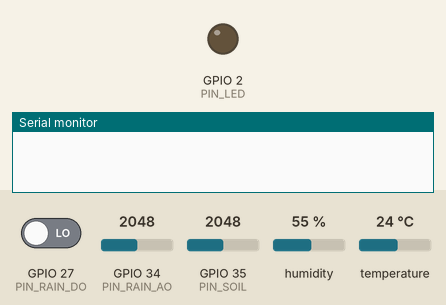
Simulated run of this sketch. Board: ESP32. On the bench: output pins drawn as LEDs (lit = HIGH), the last lines printed to the serial monitor. The test bench sets the inputs (shaded band); at power-on: GPIO 27 (PIN_RAIN_DO) LOW, GPIO 34 (PIN_RAIN_AO) = 2048, GPIO 35 (PIN_SOIL) = 2048, humidity 55 %, temperature 24 °C (analog values on the 0–4095 scale).

Above: at 0.1 s.
At 1.1 s:
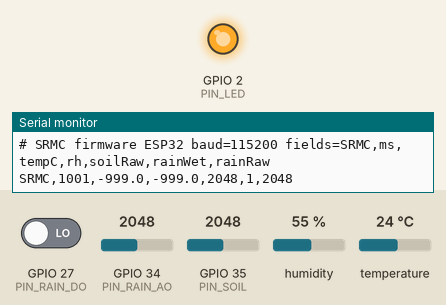
Timing chart, 0 to 2.6 s (numbered marks = the images above):
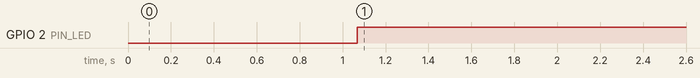

The sketch:

SRMC_ESP32_original_pins.ino
```cpp
/*
  SRMC Review-0 Firmware -- ESP32 DevKit / WROOM-32

  Serial format (115200 baud):
  SRMC,millis,tempC,rh,soilRaw,rainWet,rainRaw

  soilRaw : Soil moisture ADC (0-4095)
  rainWet : 1 = wet, 0 = dry
  rainRaw : Rain sensor AO ADC (0-4095)
*/

#include <Arduino.h>
#include <DHT.h>

// ---------------- PIN CONFIGURATION ----------------
#define PIN_DHT       32
#define PIN_SOIL      35
#define PIN_RAIN_AO   34
#define PIN_RAIN_DO   27
#define PIN_SOIL_DO   26
#define PIN_LED        2

#define DHT_TYPE DHT11

// Most rain modules output LOW when wet.
// Change to false if your module outputs HIGH when wet.
#define RAIN_ACTIVE_LOW true

#define SAMPLE_MS     1000
#define DHT_PERIOD_MS 2000

DHT dht(PIN_DHT, DHT_TYPE);

float lastT = -999.0;
float lastH = -999.0;

unsigned long lastDHT = 0;
unsigned long lastPrint = 0;

// Average ADC readings to reduce noise.
int readAverage(int pin) {
  long total = 0;

  for (int i = 0; i < 16; i++) {
    total += analogRead(pin);
    delay(2);
  }

  return total / 16;
}

void setup() {
  Serial.begin(115200);

  analogReadResolution(12);
  analogSetAttenuation(ADC_11db);

  pinMode(PIN_RAIN_DO, INPUT);
  pinMode(PIN_SOIL_DO, INPUT);
  pinMode(PIN_LED, OUTPUT);

  digitalWrite(PIN_LED, LOW);

  dht.begin();

  delay(1000);

  Serial.println(
    "# SRMC firmware ESP32 baud=115200 "
    "fields=SRMC,ms,tempC,rh,soilRaw,rainWet,rainRaw"
  );
}

void loop() {
  unsigned long now = millis();

  // Read DHT11 every 2 seconds.
  if (now - lastDHT >= DHT_PERIOD_MS) {
    lastDHT = now;

    float t = dht.readTemperature();
    float h = dht.readHumidity();

    if (!isnan(t) && !isnan(h)) {
      lastT = t;
      lastH = h;
    } else {
      lastT = -999.0;
      lastH = -999.0;
    }
  }

  // Send one data line every second.
  if (now - lastPrint >= SAMPLE_MS) {
    lastPrint = now;

    int soilRaw = readAverage(PIN_SOIL);
    int rainRaw = readAverage(PIN_RAIN_AO);

    int rainLevel = digitalRead(PIN_RAIN_DO);

    bool wet = RAIN_ACTIVE_LOW
               ? (rainLevel == LOW)
               : (rainLevel == HIGH);

    digitalWrite(PIN_LED, wet ? HIGH : LOW);

    // Preserve the exact MATLAB serial protocol.
    Serial.printf(
      "SRMC,%lu,%.1f,%.1f,%d,%d,%d\n",
      now,
      lastT,
      lastH,
      soilRaw,
      wet ? 1 : 0,
      rainRaw
    );
  }
}
```

Measured:
- by itself, GPIO 2 (PIN_LED): LOW → HIGH at 1.1 s
